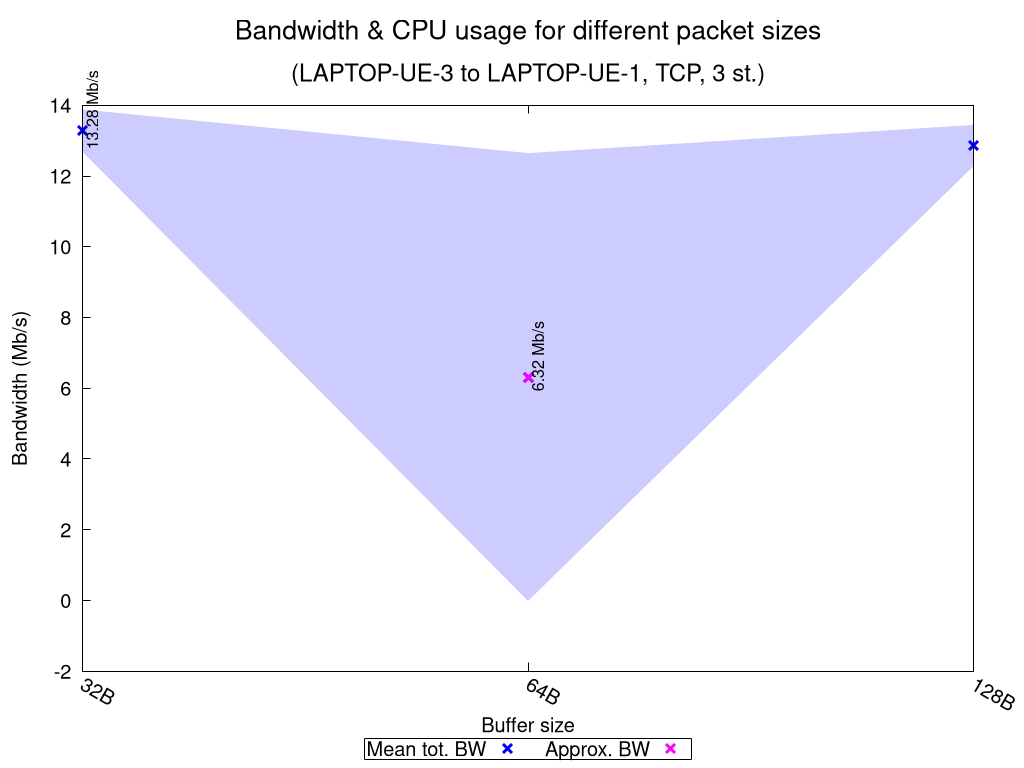

Generate this figure with gnuplot:
set terminal pngcairo nocrop enhanced size 1024,768 font "Verdana,15"
set output "TCP_3_st_2020_10_06_16-04-51_two2one_summary.png"

set title "{/=20 Bandwidth \\& CPU usage for different packet sizes}\n\n{/=18 (LAPTOP-UE-3 to LAPTOP-UE-1, TCP, 3 st.)}"

set xlabel "Buffer size"
set ylabel "Bandwidth (Mb/s)"
set ytics nomirror
set key bmargin center horizontal box samplen 1 width -1
set bmargin 4.6
set rmargin 4.5
set xtics rotate by -30
printxsizes(x) = x < 1024.0 ? sprintf("%.0fB", x) : (x < 1048576.0 ? sprintf("%.0fKB", x/1024.0) : sprintf("%.0fMB", x/1048576.0))

rf = 1000000.0  # rate factor
stats "TCP_3_st_2020_10_06_16-04-51_two2one_iperf_summary.dat" using ($1 >= 0 ? $3 : 1/0) nooutput
set logscale x 2
set style fill transparent solid 0.2 noborder
set autoscale xfix
plot "TCP_3_st_2020_10_06_16-04-51_two2one_iperf_summary.dat" using ($1 >= 0 ? $2 : 1/0):($3/rf-$4/rf):($3/rf+$4/rf) with filledcurves lc rgb "blue" notitle, \
     "" using 2:($1 >= 0 ? $3/rf : 1/0):xtic(printxsizes($2)) with points pt 2 ps 1.5 lw 3 lc rgb "blue" title "Mean tot. BW", \
     "" using 2:($1 == 0 ? $3/rf : 1/0):xtic(printxsizes($2)) with points pt 2 ps 1.5 lw 3 lc rgb "magenta" title "Approx. BW", \
     "" using 2:($1 >= 0 ? $3/rf : 1/0):(sprintf("%.2f Mb/s", $3/rf)) with labels offset 0.9,1.0 rotate by 90 font ",12" notitle, \
     "" using ($1 < 0 ? $2 : 1/0):(STATS_min/rf):(sprintf("Net test failed!")) with labels offset 0.9,2.5 rotate by 90 tc rgb "red" font ",12" notitle, \
